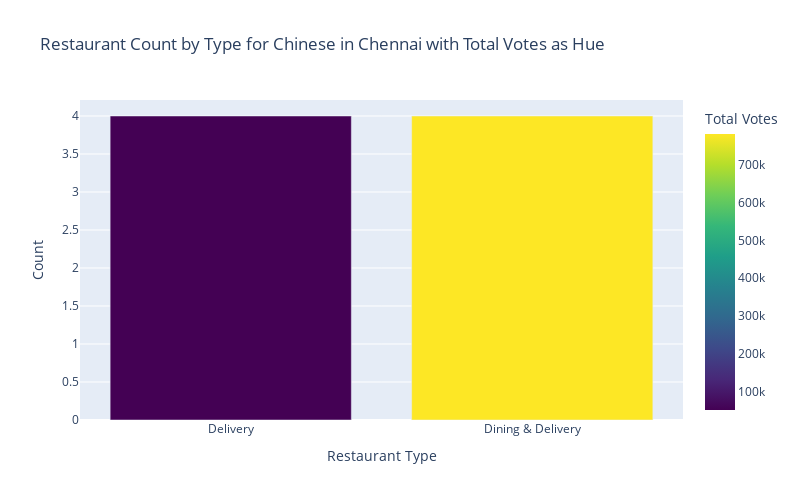

Source (notebook cell):
### Code cell
# plot restaurant type vs restaurant count with total_votes as hue

# group by restaurant type
biryani_restaurant_type_counts = df_chennai_chinese.groupby('restaurant_type')['restaurant_name'].nunique().reset_index()

# add a new column for total votes
biryani_restaurant_type_counts['total_votes'] = df_chennai_chinese.groupby('restaurant_type')['total_votes'].sum().values

# create bar plot
fig = px.bar(biryani_restaurant_type_counts, x='restaurant_type', y='restaurant_name',
             color='total_votes', color_continuous_scale='Viridis',
             labels={'restaurant_type': 'Restaurant Type', 'restaurant_name': 'Count', 'total_votes': 'Total Votes'},
             title='Restaurant Count by Type for Chinese in Chennai with Total Votes as Hue')

# order in descending
fig.update_xaxes(categoryorder='total descending')

# set the plot size
fig.update_layout(width=800, height=500)

# show the plot
fig.show()

### Figure 1 — Plotly figure (JSON) as saved in the notebook; plotly's stock layout.template omitted (floating-point values rounded to 4 significant figures)
{"data": [{"alignmentgroup": "True", "hovertemplate": "Restaurant Type=%{x}<br>Count=%{y}<br>Total Votes=%{marker.color}<extra></extra>", "legendgroup": "", "marker": {"color": [52980, 780093], "coloraxis": "coloraxis", "pattern": {"shape": ""}}, "name": "", "offsetgroup": "", "orientation": "v", "showlegend": false, "textposition": "auto", "type": "bar", "x": ["Delivery", "Dining & Delivery"], "xaxis": "x", "y": [4, 4], "yaxis": "y"}], "layout": {"barmode": "relative", "coloraxis": {"colorbar": {"title": {"text": "Total Votes"}}, "colorscale": [[0, "#440154"], [0.1111, "#482878"], [0.2222, "#3e4989"], [0.3333, "#31688e"], [0.4444, "#26828e"], [0.5556, "#1f9e89"], [0.6667, "#35b779"], [0.7778, "#6ece58"], [0.8889, "#b5de2b"], [1, "#fde725"]]}, "height": 500, "legend": {"tracegroupgap": 0}, "title": {"text": "Restaurant Count by Type for Chinese in Chennai with Total Votes as Hue"}, "width": 800, "xaxis": {"anchor": "y", "autorange": true, "categoryorder": "total descending", "domain": [0, 1], "range": [-0.5, 1.5], "title": {"text": "Restaurant Type"}, "type": "category"}, "yaxis": {"anchor": "x", "autorange": true, "domain": [0, 1], "range": [0, 4.211], "title": {"text": "Count"}, "type": "linear"}}}
